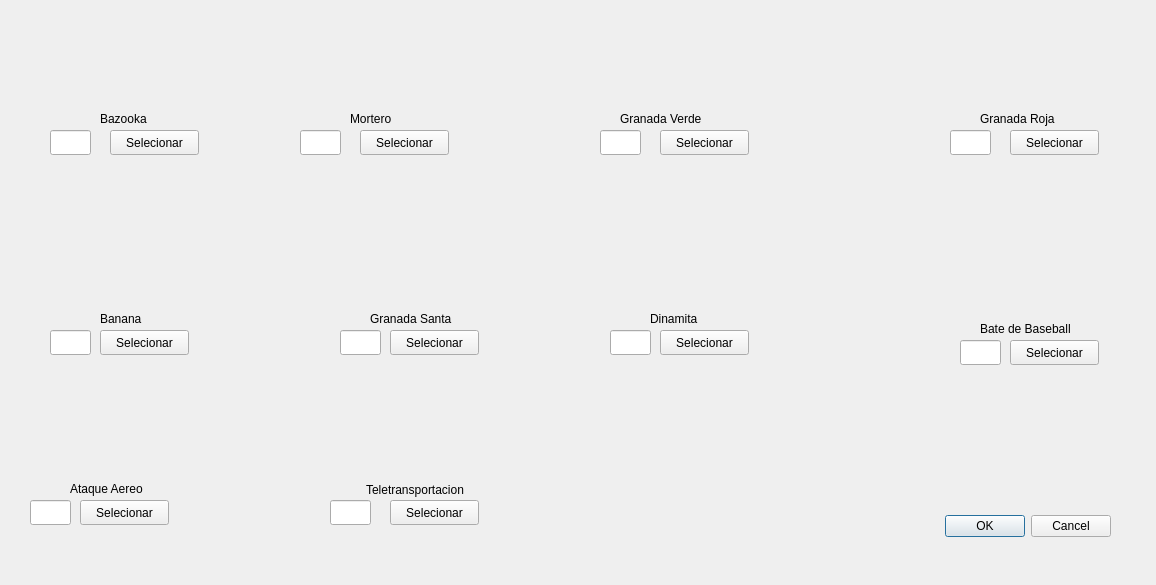
<?xml version="1.0" encoding="UTF-8"?>
<ui version="4.0">
 <class>editorSeleccionArmasHerramientas</class>
 <widget class="QDialog" name="editorSeleccionArmasHerramientas">
  <property name="geometry">
   <rect>
    <x>0</x>
    <y>0</y>
    <width>1156</width>
    <height>585</height>
   </rect>
  </property>
  <property name="windowTitle">
   <string>Dialog</string>
  </property>
  <widget class="QDialogButtonBox" name="buttonBox">
   <property name="geometry">
    <rect>
     <x>770</x>
     <y>510</y>
     <width>341</width>
     <height>32</height>
    </rect>
   </property>
   <property name="orientation">
    <enum>Qt::Horizontal</enum>
   </property>
   <property name="standardButtons">
    <set>QDialogButtonBox::Cancel|QDialogButtonBox::Ok</set>
   </property>
  </widget>
  <widget class="QLabel" name="Bazooka">
   <property name="geometry">
    <rect>
     <x>100</x>
     <y>110</y>
     <width>67</width>
     <height>17</height>
    </rect>
   </property>
   <property name="text">
    <string>Bazooka</string>
   </property>
  </widget>
  <widget class="QLabel" name="label">
   <property name="geometry">
    <rect>
     <x>350</x>
     <y>110</y>
     <width>67</width>
     <height>17</height>
    </rect>
   </property>
   <property name="text">
    <string>Mortero</string>
   </property>
  </widget>
  <widget class="QLabel" name="label_2">
   <property name="geometry">
    <rect>
     <x>620</x>
     <y>110</y>
     <width>111</width>
     <height>17</height>
    </rect>
   </property>
   <property name="text">
    <string>Granada Verde</string>
   </property>
  </widget>
  <widget class="QLabel" name="label_3">
   <property name="geometry">
    <rect>
     <x>980</x>
     <y>110</y>
     <width>91</width>
     <height>17</height>
    </rect>
   </property>
   <property name="text">
    <string>Granada Roja</string>
   </property>
  </widget>
  <widget class="QLabel" name="label_4">
   <property name="geometry">
    <rect>
     <x>100</x>
     <y>310</y>
     <width>67</width>
     <height>17</height>
    </rect>
   </property>
   <property name="text">
    <string>Banana</string>
   </property>
  </widget>
  <widget class="QLabel" name="label_5">
   <property name="geometry">
    <rect>
     <x>370</x>
     <y>310</y>
     <width>101</width>
     <height>17</height>
    </rect>
   </property>
   <property name="text">
    <string>Granada Santa</string>
   </property>
  </widget>
  <widget class="QLabel" name="label_6">
   <property name="geometry">
    <rect>
     <x>650</x>
     <y>310</y>
     <width>67</width>
     <height>17</height>
    </rect>
   </property>
   <property name="text">
    <string>Dinamita</string>
   </property>
  </widget>
  <widget class="QLabel" name="label_7">
   <property name="geometry">
    <rect>
     <x>980</x>
     <y>320</y>
     <width>121</width>
     <height>17</height>
    </rect>
   </property>
   <property name="text">
    <string>Bate de Baseball</string>
   </property>
  </widget>
  <widget class="QLabel" name="label_8">
   <property name="geometry">
    <rect>
     <x>70</x>
     <y>480</y>
     <width>101</width>
     <height>17</height>
    </rect>
   </property>
   <property name="text">
    <string>Ataque Aereo</string>
   </property>
  </widget>
  <widget class="QLabel" name="label_9">
   <property name="geometry">
    <rect>
     <x>366</x>
     <y>480</y>
     <width>141</width>
     <height>20</height>
    </rect>
   </property>
   <property name="text">
    <string>Teletransportacion</string>
   </property>
  </widget>
  <widget class="QLineEdit" name="municionBazooka">
   <property name="geometry">
    <rect>
     <x>50</x>
     <y>130</y>
     <width>41</width>
     <height>25</height>
    </rect>
   </property>
   <property name="maxLength">
    <number>3</number>
   </property>
  </widget>
  <widget class="QLineEdit" name="municionMortero">
   <property name="geometry">
    <rect>
     <x>300</x>
     <y>130</y>
     <width>41</width>
     <height>25</height>
    </rect>
   </property>
   <property name="maxLength">
    <number>3</number>
   </property>
  </widget>
  <widget class="QLineEdit" name="municionGranadaV">
   <property name="geometry">
    <rect>
     <x>600</x>
     <y>130</y>
     <width>41</width>
     <height>25</height>
    </rect>
   </property>
   <property name="maxLength">
    <number>3</number>
   </property>
  </widget>
  <widget class="QLineEdit" name="municionGranadaR">
   <property name="geometry">
    <rect>
     <x>950</x>
     <y>130</y>
     <width>41</width>
     <height>25</height>
    </rect>
   </property>
   <property name="maxLength">
    <number>3</number>
   </property>
  </widget>
  <widget class="QLineEdit" name="municionBanana">
   <property name="geometry">
    <rect>
     <x>50</x>
     <y>330</y>
     <width>41</width>
     <height>25</height>
    </rect>
   </property>
   <property name="maxLength">
    <number>3</number>
   </property>
  </widget>
  <widget class="QLineEdit" name="municionGranadaS">
   <property name="geometry">
    <rect>
     <x>340</x>
     <y>330</y>
     <width>41</width>
     <height>25</height>
    </rect>
   </property>
   <property name="maxLength">
    <number>3</number>
   </property>
  </widget>
  <widget class="QLineEdit" name="municionDinamita">
   <property name="geometry">
    <rect>
     <x>610</x>
     <y>330</y>
     <width>41</width>
     <height>25</height>
    </rect>
   </property>
   <property name="maxLength">
    <number>3</number>
   </property>
  </widget>
  <widget class="QLineEdit" name="municionBate">
   <property name="geometry">
    <rect>
     <x>960</x>
     <y>340</y>
     <width>41</width>
     <height>25</height>
    </rect>
   </property>
   <property name="maxLength">
    <number>3</number>
   </property>
  </widget>
  <widget class="QLineEdit" name="municiobnaereo">
   <property name="geometry">
    <rect>
     <x>30</x>
     <y>500</y>
     <width>41</width>
     <height>25</height>
    </rect>
   </property>
   <property name="maxLength">
    <number>3</number>
   </property>
  </widget>
  <widget class="QLineEdit" name="municionTeletransportador">
   <property name="geometry">
    <rect>
     <x>330</x>
     <y>500</y>
     <width>41</width>
     <height>25</height>
    </rect>
   </property>
   <property name="maxLength">
    <number>3</number>
   </property>
  </widget>
  <widget class="QPushButton" name="bazooka">
   <property name="geometry">
    <rect>
     <x>110</x>
     <y>130</y>
     <width>89</width>
     <height>25</height>
    </rect>
   </property>
   <property name="text">
    <string>Selecionar</string>
   </property>
  </widget>
  <widget class="QPushButton" name="Mortero">
   <property name="geometry">
    <rect>
     <x>360</x>
     <y>130</y>
     <width>89</width>
     <height>25</height>
    </rect>
   </property>
   <property name="text">
    <string>Selecionar</string>
   </property>
  </widget>
  <widget class="QPushButton" name="GranadaV">
   <property name="geometry">
    <rect>
     <x>660</x>
     <y>130</y>
     <width>89</width>
     <height>25</height>
    </rect>
   </property>
   <property name="text">
    <string>Selecionar</string>
   </property>
  </widget>
  <widget class="QPushButton" name="GranadaR">
   <property name="geometry">
    <rect>
     <x>1010</x>
     <y>130</y>
     <width>89</width>
     <height>25</height>
    </rect>
   </property>
   <property name="text">
    <string>Selecionar</string>
   </property>
  </widget>
  <widget class="QPushButton" name="Banana">
   <property name="geometry">
    <rect>
     <x>100</x>
     <y>330</y>
     <width>89</width>
     <height>25</height>
    </rect>
   </property>
   <property name="text">
    <string>Selecionar</string>
   </property>
  </widget>
  <widget class="QPushButton" name="GranadaS">
   <property name="geometry">
    <rect>
     <x>390</x>
     <y>330</y>
     <width>89</width>
     <height>25</height>
    </rect>
   </property>
   <property name="text">
    <string>Selecionar</string>
   </property>
  </widget>
  <widget class="QPushButton" name="Dinamita">
   <property name="geometry">
    <rect>
     <x>660</x>
     <y>330</y>
     <width>89</width>
     <height>25</height>
    </rect>
   </property>
   <property name="text">
    <string>Selecionar</string>
   </property>
  </widget>
  <widget class="QPushButton" name="Bate">
   <property name="geometry">
    <rect>
     <x>1010</x>
     <y>340</y>
     <width>89</width>
     <height>25</height>
    </rect>
   </property>
   <property name="text">
    <string>Selecionar</string>
   </property>
  </widget>
  <widget class="QPushButton" name="Aereo">
   <property name="geometry">
    <rect>
     <x>80</x>
     <y>500</y>
     <width>89</width>
     <height>25</height>
    </rect>
   </property>
   <property name="text">
    <string>Selecionar</string>
   </property>
  </widget>
  <widget class="QPushButton" name="Teletransportador">
   <property name="geometry">
    <rect>
     <x>390</x>
     <y>500</y>
     <width>89</width>
     <height>25</height>
    </rect>
   </property>
   <property name="text">
    <string>Selecionar</string>
   </property>
  </widget>
  <widget class="QLabel" name="label_10">
   <property name="geometry">
    <rect>
     <x>60</x>
     <y>30</y>
     <width>91</width>
     <height>71</height>
    </rect>
   </property>
   <property name="autoFillBackground">
    <bool>false</bool>
   </property>
   <property name="text">
    <string/>
   </property>
   <property name="pixmap">
    <pixmap>Bazooka.png</pixmap>
   </property>
   <property name="scaledContents">
    <bool>true</bool>
   </property>
  </widget>
  <widget class="QLabel" name="label_11">
   <property name="geometry">
    <rect>
     <x>320</x>
     <y>40</y>
     <width>101</width>
     <height>61</height>
    </rect>
   </property>
   <property name="text">
    <string/>
   </property>
   <property name="pixmap">
    <pixmap>Mortar1.png</pixmap>
   </property>
   <property name="scaledContents">
    <bool>true</bool>
   </property>
  </widget>
  <widget class="QLabel" name="label_12">
   <property name="geometry">
    <rect>
     <x>620</x>
     <y>30</y>
     <width>101</width>
     <height>61</height>
    </rect>
   </property>
   <property name="text">
    <string/>
   </property>
   <property name="pixmap">
    <pixmap>W4_Grenade.png</pixmap>
   </property>
   <property name="scaledContents">
    <bool>true</bool>
   </property>
  </widget>
  <widget class="QLabel" name="label_13">
   <property name="geometry">
    <rect>
     <x>966</x>
     <y>36</y>
     <width>101</width>
     <height>61</height>
    </rect>
   </property>
   <property name="text">
    <string/>
   </property>
   <property name="pixmap">
    <pixmap>Redgrenade.png</pixmap>
   </property>
   <property name="scaledContents">
    <bool>true</bool>
   </property>
  </widget>
  <widget class="QLabel" name="label_14">
   <property name="geometry">
    <rect>
     <x>56</x>
     <y>236</y>
     <width>101</width>
     <height>61</height>
    </rect>
   </property>
   <property name="text">
    <string/>
   </property>
   <property name="pixmap">
    <pixmap>Bananabomb.png</pixmap>
   </property>
   <property name="scaledContents">
    <bool>true</bool>
   </property>
  </widget>
  <widget class="QLabel" name="label_15">
   <property name="geometry">
    <rect>
     <x>346</x>
     <y>236</y>
     <width>101</width>
     <height>61</height>
    </rect>
   </property>
   <property name="text">
    <string/>
   </property>
   <property name="pixmap">
    <pixmap>Holy_Grenade.png</pixmap>
   </property>
   <property name="scaledContents">
    <bool>true</bool>
   </property>
  </widget>
  <widget class="QLabel" name="label_16">
   <property name="geometry">
    <rect>
     <x>616</x>
     <y>246</y>
     <width>101</width>
     <height>51</height>
    </rect>
   </property>
   <property name="text">
    <string/>
   </property>
   <property name="pixmap">
    <pixmap>W4_Dynamite.png</pixmap>
   </property>
   <property name="scaledContents">
    <bool>true</bool>
   </property>
  </widget>
  <widget class="QLabel" name="label_17">
   <property name="geometry">
    <rect>
     <x>976</x>
     <y>246</y>
     <width>101</width>
     <height>61</height>
    </rect>
   </property>
   <property name="text">
    <string/>
   </property>
   <property name="pixmap">
    <pixmap>Baseballbat.png</pixmap>
   </property>
   <property name="scaledContents">
    <bool>true</bool>
   </property>
  </widget>
  <widget class="QLabel" name="label_18">
   <property name="geometry">
    <rect>
     <x>56</x>
     <y>406</y>
     <width>91</width>
     <height>61</height>
    </rect>
   </property>
   <property name="text">
    <string/>
   </property>
   <property name="pixmap">
    <pixmap>W4_Airstrike.png</pixmap>
   </property>
   <property name="scaledContents">
    <bool>true</bool>
   </property>
  </widget>
  <widget class="QLabel" name="label_19">
   <property name="geometry">
    <rect>
     <x>366</x>
     <y>406</y>
     <width>111</width>
     <height>61</height>
    </rect>
   </property>
   <property name="text">
    <string/>
   </property>
   <property name="pixmap">
    <pixmap>IconTeleport.png</pixmap>
   </property>
   <property name="scaledContents">
    <bool>true</bool>
   </property>
  </widget>
 </widget>
 <resources/>
 <connections>
  <connection>
   <sender>buttonBox</sender>
   <signal>accepted()</signal>
   <receiver>editorSeleccionArmasHerramientas</receiver>
   <slot>accept()</slot>
   <hints>
    <hint type="sourcelabel">
     <x>248</x>
     <y>254</y>
    </hint>
    <hint type="destinationlabel">
     <x>157</x>
     <y>274</y>
    </hint>
   </hints>
  </connection>
  <connection>
   <sender>buttonBox</sender>
   <signal>rejected()</signal>
   <receiver>editorSeleccionArmasHerramientas</receiver>
   <slot>reject()</slot>
   <hints>
    <hint type="sourcelabel">
     <x>316</x>
     <y>260</y>
    </hint>
    <hint type="destinationlabel">
     <x>286</x>
     <y>274</y>
    </hint>
   </hints>
  </connection>
 </connections>
</ui>
